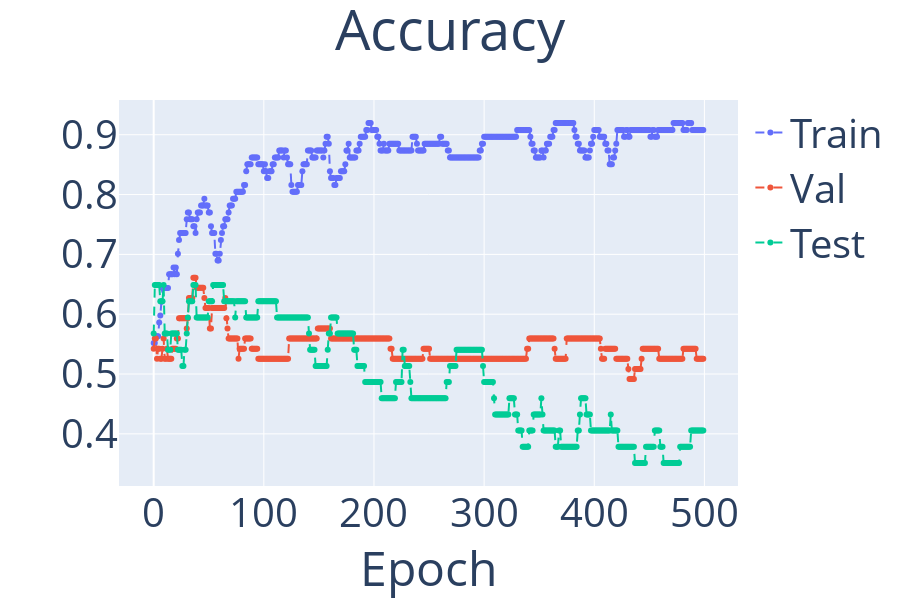

The notebook cell this image was saved under:
### Code cell
repeats = 1
    
name = 'Texas'
# graph, node_features, num_nodes, in_dim, labels, classes, num_classes, train_idx, val_idx, test_idx = get_input(name)
data = WebKB('./pyg', name)
graph, node_features, num_nodes, in_dim, labels, classes, num_classes, train_idx, val_idx, test_idx = pyg_to_dgl_graph(data)

label_mapping = get_label_mapping(classes, repeat=2)
hidden_dim = 8

test_acc = []
for r in range(repeats):
# gnn = GAT(in_dim, hidden_dim, num_classes).cuda()
    gnn = GATOptimized(in_dim, hidden_dim, num_classes).cuda()

    parameters = [gnn.parameters()]
    optimizer = torch.optim.Adam(itertools.chain(*parameters), lr=0.005, weight_decay=5e-4)

    train_labels = labels[train_idx]

    metrics = ddict(list)
    for epoch in range(500):
        train_gnn(gnn, optimizer, graph, node_features, train_idx, train_labels) 
        eval_gnn(gnn, optimizer, graph, node_features, [train_idx, val_idx, test_idx], labels, metrics)

        if epoch % 200 == 0:
            print(metrics['acc'][-1], metrics['loss'][-1])


    best_acc, best_epoch = argmax(metrics['acc'], ix=1)
    print(f"Best epoch: {best_epoch}, Best accuracy: {metrics['acc'][best_epoch]} repeatitions")
    test_acc.append(metrics['acc'][best_epoch][-1])
    
print(f'{name}: Mean test accuracy {np.mean(test_acc):.3f}+-{np.std(test_acc):.3f} in {repeats}')
plot_interactive([metrics], ['Train', 'Val', 'Test'], title='Accuracy', metric_name='acc')

### Figure 1 — Plotly figure (JSON) as saved in the notebook; plotly's stock layout.template omitted (floating-point values rounded to 4 significant figures; data arrays with more than 128 entries replaced by an {"elided": "..."} marker saying what was removed)
{"data": [{"line": {"dash": "dash"}, "mode": "lines+markers", "name": "Train", "type": "scatter", "x": {"elided": "500 int values"}, "y": {"elided": "500 float values"}}, {"line": {"dash": "dash"}, "mode": "lines+markers", "name": "Val", "type": "scatter", "x": {"elided": "500 int values"}, "y": {"elided": "500 float values"}}, {"line": {"dash": "dash"}, "mode": "lines+markers", "name": "Test", "type": "scatter", "x": {"elided": "500 int values"}, "y": {"elided": "500 float values"}}], "layout": {"font": {"size": 40}, "height": 600, "title": {"text": "Accuracy", "x": 0.5}, "xaxis": {"title": {"text": "Epoch"}}, "yaxis": {"title": {"text": ""}}}}
